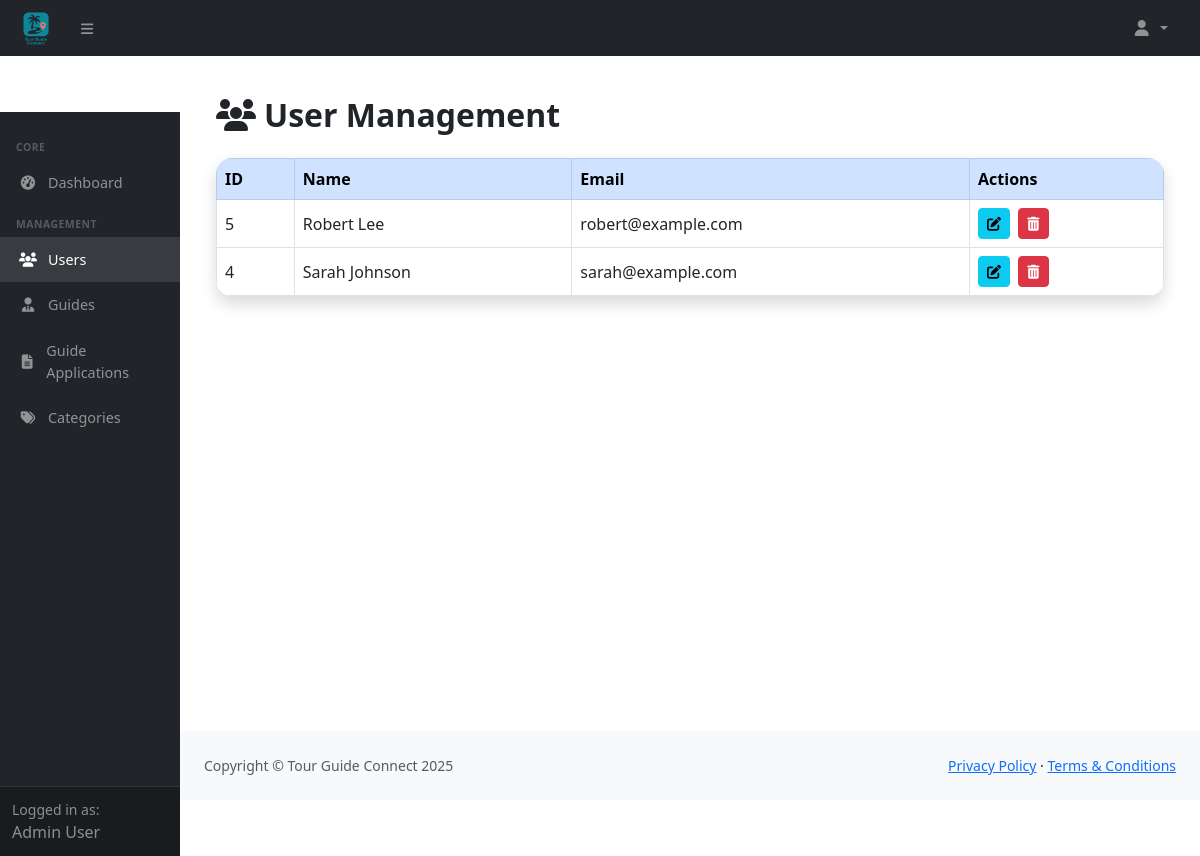
The page /admin/users (signed in) on the database its author committed.
### tables this page shows
CREATE TABLE users (
    id INT AUTO_INCREMENT PRIMARY KEY,
    name VARCHAR(100) NOT NULL,
    email VARCHAR(100) NOT NULL UNIQUE,
    google_id VARCHAR(255) NULL,
    password VARCHAR(255) NOT NULL,
    user_type ENUM('user', 'guide', 'admin') NOT NULL DEFAULT 'user',
    profile_image VARCHAR(255) DEFAULT 'default.jpg',
    created_at TIMESTAMP DEFAULT CURRENT_TIMESTAMP,
    updated_at TIMESTAMP DEFAULT CURRENT_TIMESTAMP ON UPDATE CURRENT_TIMESTAMP,
    last_login TIMESTAMP NULL,
    status ENUM('active', 'inactive', 'pending', 'banned') NOT NULL DEFAULT 'pending',
    verification_token VARCHAR(100) NULL,
    reset_token VARCHAR(100) NULL,
    reset_token_expires TIMESTAMP NULL,
    phone VARCHAR(20) NULL,
    address TEXT NULL,
    hobbies TEXT NULL,
    UNIQUE INDEX google_id_idx (google_id)
);

### index.php (called while the page is built, shortened)
<?php
require_once APP_PATH . '/config/database.php';
require_once HELPER_PATH . '/functions.php';
$uri = $_SERVER['REQUEST_URI'];
$base = dirname($_SERVER['SCRIPT_NAME']);
if (strpos($uri, $base) === 0) {
    $uri = substr($uri, strlen($base));
}
$uri = rtrim($uri, '/');
require_once APP_PATH . '/route.php';
handle_custom_routes(trim($uri, '/'), $routes);

### app/config/database.php (called while the page is built, shortened)
<?php
class Database {
    private $host = DB_HOST;
    private $user = DB_USER;
    private $pass = DB_PASS;
    private $dbname = DB_NAME;
    private $dbh;
    private $stmt;
    public function __construct() {
        $dsn = 'mysql:host=' . $this->host . ';dbname=' . $this->dbname . ';charset=utf8mb4';
        $options = [
            PDO::ATTR_PERSISTENT => true,
            PDO::ATTR_ERRMODE => PDO::ERRMODE_EXCEPTION,
            PDO::ATTR_DEFAULT_FETCH_MODE => PDO::FETCH_OBJ,
            PDO::ATTR_EMULATE_PREPARES => false
        ];
        try {
            $this->dbh = new PDO($dsn, $this->user, $this->pass, $options);
        } catch(PDOException $e) {
            $this->error = $e->getMessage();
            error_log('Database Connection Error: ' . $this->error);
            echo '<div style="background-color: #f8d7da; color: #721c24; padding: 10px; margin: 10px 0; border: 1px solid #f5c6cb; border-radius: 5px;">';
            echo '<h3>Database Connection Error</h3>';
            echo '<p>Unable to connect to the database. Please try again later or contact the administrator.</p>';
            if (defined('ENVIRONMENT') && ENVIRONMENT === 'development') {
                echo '<p><strong>Error:</strong> ' . $this->error . '</p>';
            }
            echo '</div>';
            exit;
        }
    }
    public function query($sql) {
        $this->stmt = $this->dbh->prepare($sql);
    }
    public function execute() {
        return $this->stmt->execute();
    }
    public function resultSet() {
        $this->execute();
        return $this->stmt->fetchAll();
    }
}

### app/models/UserModel.php (called while the page is built, shortened)
<?php
class UserModel
{
    private $db;
    public function __construct()
    {
        $this->db = new Database();
    }
    public function getAllUsers()
    {
        $this->db->query('SELECT id, name, email, status, created_at, last_login FROM users WHERE user_type = "user" ORDER BY name');
        return $this->db->resultSet();
    }
}

### app/helpers/functions.php (called while the page is built, shortened)
<?php
function url($path = '') {
    return URL_ROOT . '/' . $path;
}

### app/views/admin/users.php (the view)
<div class="container py-4">
    <h2 class="mb-4 fw-bold"><i class="fas fa-users me-2"></i>User Management</h2>
    <?php if (!empty($users)): ?>
        <div class="table-responsive shadow rounded-4">
            <table class="table table-bordered table-hover align-middle mb-0">
                <thead class="table-primary">
                    <tr>
                        <th>ID</th>
                        <th>Name</th>
                        <th>Email</th>
                        <th>Actions</th>
                    </tr>
                </thead>
                <tbody>
                    <?php foreach ($users as $user): ?>
                        <tr>
                            <td><?php echo htmlspecialchars($user->id); ?></td>
                            <td><?php echo htmlspecialchars($user->name); ?></td>
                            <td><?php echo htmlspecialchars($user->email); ?></td>
                            <td>
                                <a href="<?php echo url('admin/editUser/' . $user->id); ?>" class="btn btn-info btn-sm me-1">
                                    <i class="fas fa-edit"></i>
                                </a>
                                <form method="post" action="<?php echo url('admin/deleteUser/' . $user->id); ?>" class="d-inline">
                                    <button type="submit" class="btn btn-danger btn-sm" onclick="return confirm('Delete this user? This cannot be undone.');">
                                        <i class="fas fa-trash-alt"></i>
                                    </button>
                                </form>
                            </td>
                        </tr>
                    <?php endforeach; ?>
                </tbody>
            </table>
        </div>
    <?php else: ?>
        <div class="alert alert-info shadow rounded-4 mt-4 text-center fs-5">
            <i class="fas fa-info-circle me-2"></i>No users found.
        </div>
    <?php endif; ?>
</div>

### app/route.php (shortened to what this page needs)
<?php
function handle_custom_routes($uri, $routes) {
    foreach ($routes as $route) {
        if (preg_match($route['pattern'], $uri, $matches)) {
            $controller = new $route['controller']();
            $params = [];
            call_user_func_array([$controller, $route['method']], $params);
            exit;
        }
    }
}

### public/css/admin.css (style rules this page uses)
:root { --sidenav-base-width: 180px; --topnav-base-height: 56px; --zindex-sidenav: 1035; --zindex-content: 1030; }

### rows shown on the page
users: id "5", name "Robert Lee", email "robert@example.com"
users: id "4", name "Sarah Johnson", email "sarah@example.com"
